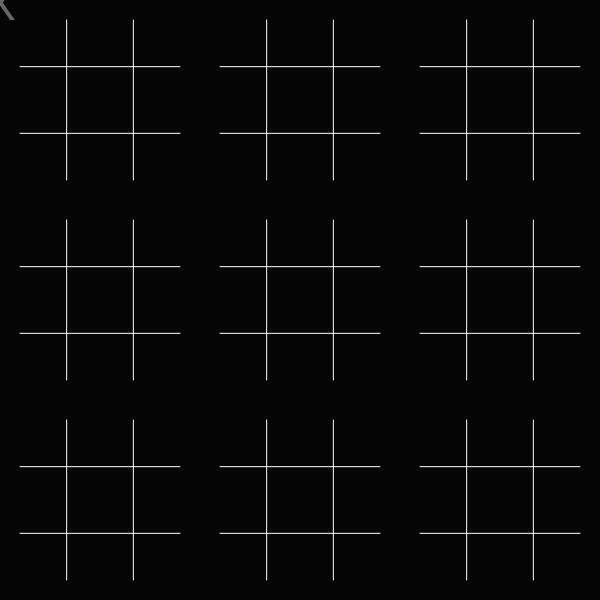
Frame 1 (no input)
Frame 60 (no input): identical to frame 1, image omitted
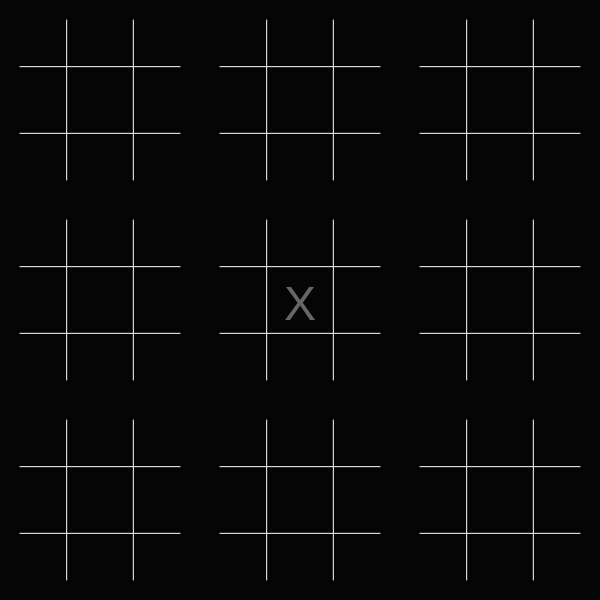
Frame 120 (the mouse pressed at the canvas centre since frame 60)

The p5.js sketch that drew these frames (run headless with seeded random() and noise() and a simulated clock; from frame 60 on, the mouse is pressed at the canvas centre):

// p5.js sketch
// ── sketch.js
var turn = 0;
var grid = [];
var endWin = 0;


function setup() {
  createCanvas(600, 600);

  for (let i = 0; i < 9; i++) {

    grid.push(new TicTacToe());

  }

  textAlign(CENTER);
  textSize(48);
}

function draw() {

  background(5);
  drawTicTacToe();


  fill(255, 100);
  noStroke();
  text((turn == 1 || turn == 0) ? "X" : "O", mouseX, mouseY + 20);

  noFill();
  stroke(255);

  for (let i = 0; i < 9; i++) {

    if (grid[i].active) {

      rect((i % 3) * width / 3, (floor(i / 3)) * height / 3, (width / 3) - 1, (height / 3) - 1);

    }

  }

  fill(255);
  noStroke();

  drawXOs();

  textSize(200);

  for (let i = 0; i < 9; i++) {

    if (grid[i].winner != 0) {

      text(((grid[i].winner == 1) ? "X" : "O"), (i % 3) * width / 3 + width / 6, (floor(i / 3)) * height / 3 + height / 3.5);

    }

  }

  textSize(48);


  if (endWin != 0) {

    textSize(width);
    text((endWin == 1 ? "X" : "O"), width / 2, height / 2 + 210);
    textSize(48);
    noLoop();

  }


}


function drawXOs() {
  
 for (let index = 0; index < 9; index++) {


    for (let i = 0; i < 3; i++) {

      for (let j = 0; j < 3; j++) {

        if (grid[index].grid[i][j] == 1) {

          text("X", (index % 3) * width / 3 + j * width / 9 + 35, (floor(index / 3)) * height / 3 + i * height / 9 + 48);

        } else if (grid[index].grid[i][j] == -1) {

          text("O", (index % 3) * width / 3 + j * width / 9 + 35, (floor(index / 3)) * height / 3 + i * height / 9 + 48);

        }

      }

    }


  } 
  
}


function drawTicTacToe() {

  stroke(255);

  for (let row = 0; row < 3; row++) {

    for (let col = 0; col < 3; col++) {

      for (let x = 1; x < 3; x++) {

        line(x * width / 9 + row * width / 3, 20 + col * height / 3, x * width / 9 + row * width / 3, height / 3 - 20 + col * height / 3);

      }

      for (let y = 1; y < 3; y++) {

        line(20 + row * width / 3, y * height / 9 + col * height / 3, width / 3 - 20 + row * width / 3, y * height / 9 + col * height / 3);

      }

    }


  }


}


function mouseClicked() {

  let colBoard = floor(mouseX / width * 3);
  let rowBoard = floor(mouseY / height * 3);

  let col = floor(mouseX / width * 9);
  let row = floor(mouseY / height * 9);
  

  if (turn == 1 || turn == 0) {

    if ((grid[colBoard + rowBoard * 3].active || turn == 0) && grid[colBoard + rowBoard * 3].grid[row % 3][col % 3] == 0 && grid[colBoard + rowBoard * 3].winner == 0) {

      grid[colBoard + rowBoard * 3].grid[row % 3][col % 3] = 1;
      grid[colBoard + rowBoard * 3].active = false;

      if (grid[col % 3 + (row % 3) * 3].winner == 0) {

        grid[col % 3 + (row % 3) * 3].active = true;
        turn = 2;

      } else {

        turn = 3;

      }

    }

  } else if (turn == 2 || turn == 3) {

    if ((grid[colBoard + rowBoard * 3].active || turn == 3) && grid[colBoard + rowBoard * 3].grid[row % 3][col % 3] == 0 && grid[colBoard + rowBoard * 3].winner == 0) {

      grid[(colBoard + rowBoard * 3)].grid[row % 3][col % 3] = -1;
      grid[colBoard + rowBoard * 3].active = false;

      if (grid[col % 3 + (row % 3) * 3].winner == 0) {

        grid[col % 3 + (row % 3) * 3].active = true;
        turn = 1;

      } else {

        turn = 0;

      }

    }

  }
  
  checkTriplet(colBoard + rowBoard * 3);
  
  let count = 0;
  
  for (let i = 0; i < 9; i++) {
    
   if (grid[i].active) count++; 
    
  }
  
  if (count == 0) {
    
   if (turn == 2) turn = 3;
    else if (turn == 1) turn = 0;
    
  }

}


function checkTriplet(index) {


  grid[index].checkWin();


}


function checkGameEnd() {

  for (let i = 0; i < 3; i++) {

    let rowSum = 0;

    for (let j = 0; j < 3; j++) {

      rowSum += grid[j + (i % 3) * 3].winner;

    }

    if (rowSum == 3)
      endWin = 1;

    else if (rowSum == -3)
      endWin = -1;

  }


  for (let i = 0; i < 3; i++) {

    let colSum = 0;

    for (let j = 0; j < 3; j++) {

      colSum += grid[i + (j % 3) * 3].winner;

    }

    if (colSum === 3)
      endWin = 1;

    else if (colSum === -3)
      endWin = -1;
  }


  if (grid[0].winner + grid[4].winner + grid[8].winner == 3)
    endWin = 1;

  else if (grid[0].winner + grid[4].winner + grid[8].winner == -3)
    endWin = -1;

  if (grid[6].winner + grid[4].winner + grid[2].winner == 3)
    endWin = 1;

  else if (grid[6].winner + grid[4].winner + grid[2].winner == -3)
    endWin = -1;

}


function keyPressed() {

  if (key == 'd') {

    print(grid, "\n", turn);

  }

}
// ── tic_tac_toe.js
function TicTacToe() {

  this.active = false;
  this.winner = 0;
  
  this.grid = [
    [0, 0, 0],
    [0, 0, 0],
    [0, 0, 0]
  ];
  
  
  this.checkWin = function() {
    
    for(let i = 0; i < 3; i++){
      
        let rowSum = 0;
      
        for(let j = 0; j < 3; j++){
          
            rowSum += this.grid[i][j];
          
        }
      
        if(rowSum == 3)
            this.winner = 1;
      
        else if(rowSum == -3)
            this.winner = -1;
      
    }
    

    for(let i = 0; i < 3; i++){
      
        let colSum = 0;
      
        for(let j = 0; j < 3;j++){
          
            colSum += this.grid[j][i];
          
        }
      
        if(colSum === 3)
            this.winner = 1;
      
        else if(colSum === -3)
            this.winner = -1;
    }
    

    if(this.grid[0][0] + this.grid[1][1] + this.grid[2][2] === 3)
        this.winner = 1;
    
    else if(this.grid[0][0] + this.grid[1][1] + this.grid[2][2] === -3)
        this.winner = -1;

    if(this.grid[2][0] + this.grid[1][1] + this.grid[0][2] === 3)
        this.winner = 1;
    
    else if(this.grid[2][0] + this.grid[1][1] + this.grid[0][2] === -3)
        this.winner = -1;
    
    
    
    
    
    
    if (this.winner != 0) {
      
      this.active = false;
      checkGameEnd();
      
    }
    
  }

}
